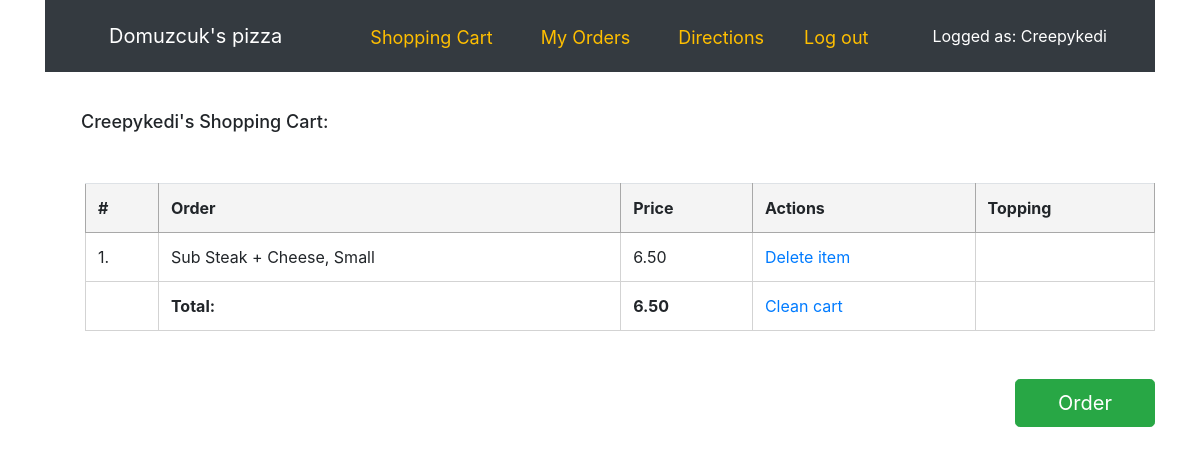
The app's page /cart (signed in) with its own data.
### orders/models.py (models this page shows, shortened)
class Product(models.Model):
    choices = [
        ('L', 'LARGE'),
        ('S', 'SMALL'),
        ('SING', 'SINGLE')
    ]
    price = models.DecimalField(max_digits=5, decimal_places=2, default=0)
    name = models.CharField(max_length=64, default=0)
    type = models.CharField(max_length=64, default=0)
    size = models.CharField(choices=choices, max_length=64, default=0)

### orders/views.py (the view)
# urls.py: path('cart', views.cart_view, name='cart'),
@login_required(login_url='login')
def cart_view(request):
    order = Order.objects.filter(owner=request.user.id, fulfilled=False)
    owner = request.user.username
    total_price = []
    order_numb = []
    item_id = []
    if order:
        for order in order:
            item_id.extend([order.id])
            user_order = order
            user_order_items = user_order.items.all()
            total_price.extend(product.price for product in user_order_items)
            order_numb.append(order)
    total_price = sum(total_price)
    context = {
        "owner": owner,
        "total_price": total_price,
        "item_id": item_id,
        "toppings": Topping.objects.all(),
        "order_numb": order_numb,
    }
    return render(request, "orders/cart.html", context)

### orders/templates/orders/cart.html (shortened to what this page needs)
<!DOCTYPE html>
<html lang="en">
{% extends "orders/base.html" %}
    {% block head %}
    <link rel="stylesheet" href="https://cdn.jsdelivr.net/npm/bootstrap-select@1.13.9/dist/css/bootstrap-select.min.css">
    {% endblock %}
{% block body %}
    <p class="heading-cart mb-1"> {{ owner.capitalize }}'s Shopping Cart: </p>
    <ul>
    {% if order_numb %}
        <table class="table table-hover cart">
        <tr>
            <th>#</th><th>Order</th><th>Price </th><th>Actions</th><th>Topping</th>
        </tr>
        {% for order in order_numb %}
            {% for item in order.items.all %}
                <tr class="order-row">
                <td>{{ forloop.parentloop.counter }}.</td>
                <td>
                    <li class="order-item">{{ item.name }} {{ item.type }}, {{ item.get_size_display.capitalize }}</td>
                    <td>{{ item.price }} </td>
                    <td><a href="{% url 'delete_item' order.id %}">Delete item</a></td>
                     {% if 'topping' in item.type and order.toppingchoice is not None %}
                        <td class="w-25"> <p class="chosen-toppings">{{ order.toppingchoice }}</p>
                        <form method="post" action="{% url 'add_topping' order.id item.type %}">
                        {% csrf_token %}
                        <select name="topselect" class="custom-select mr-sm-2 select-topping-field">
                            {% if order.toppingchoice in toppings %}
                                    <option selected>{{order.toppingchoice}}</option>
                            {% else %}
                                <option selected disabled>Select Topping</option>
                            {% endif %}
                            {% for topping in toppings %}
                                <option value={{ topping }}>{{ topping }}</option>
                            {% endfor %}
                        </select>
                        <button type="submit" class="btn btn-primary mt-3 choose-topping">Add</button>
                        <button class="btn btn-primary mt-3 clear-topping"><a class="button clr" href="{% url 'clear_topping' order.id %}">Clear</a></button>
                        </form>
                        </td>
                     {% else %} <td></td>
                    {% endif %}
                </tr>
            {% endfor %}
        {% endfor %}
        <tr><td></td>
        <td class="bold">Total:</td><td class="bold">{{ total_price }}</td>
            <td><a href="{% url 'clean_cart'%}">Clean cart</a></td><td></td></tr>
        </table>
    </ul>
    <a id="make-order-link" href="{% url "fulfill" %}" class="btn btn-success btn-lg order float-right">Order</a>
    {% else %}
        <p class="empty">Your shopping car is empty!</p>
    {% endif %}
{% endblock %}

### orders/templates/orders/base.html (shortened to what this page needs)
<!DOCTYPE html>
<html lang="en">
<head>
    <link rel="stylesheet" href="https://stackpath.bootstrapcdn.com/bootstrap/4.4.1/css/bootstrap.min.css">
    {% load static %}
        <link rel="stylesheet" type="text/css" href="{% static 'orders/css/main.css' %}">
    {% block head %}
    {% endblock %}
</head>
<div class="container">
    {% if user.is_authenticated %}
        <row>
        <nav class="navbar navbar-expand-lg navbar-dark bg-dark">
            <a class="navbar-brand px-5" href="{% url 'menu' %}">Domuzcuk's pizza</a>
            <div class="menu-items d-flex justify-content-center">
            <a class="px-4 mt-3 menu-items" href="{% url "cart" %}">Shopping Cart</a>
            <a class="px-4 mt-3 menu-items" href="{% url "my_orders" %}">My Orders</a>
            <a class="px-4 mt-3 menu-items" href="{% url 'directions' %}">Directions</a>
            <a class="logout px-3 mt-3 menu-items" href="{% url "logout" %}">Log out</a>
            <p class="ml-5 mt-3 log-as">Logged as: {{ user.username.capitalize }}</p>
            </div>
        </nav></row>
    {% endif %}
    {% block body %}
    {% endblock %}
</div>
</html>

### orders/static/orders/css/main.css (style rules this page uses)
td { border: solid 1px black; }
.cart { margin-top: 3em; margin-bottom: 3em; }
ul { list-style-type:none }
.bold { font-weight: bold; }
.order { margin-left: 2em; }
a.order { width: 7em; }
.heading-cart { font-weight: 500; justify-content: center; }
#make-order-link { color: white; }
.heading-cart { margin: 2em 0 -2.5em 2em; font-size: 18px; }
td { border-color: lightgray; }
th { border: 1px solid #a8a8a8; background-color: #f4f4f4; }
.log-as, .menu-items { color: white; }
a.menu-items { color: #ffbf00; font-size: 18px; }

### records on screen
Product: name "Sub", type "Steak + Cheese", size "Small", price "6.50"

### other values on screen
{{ user.username.capitalize }} "Creepykedi"
{{ owner.capitalize }} "Creepykedi"
{{ total_price }} "6.50"
